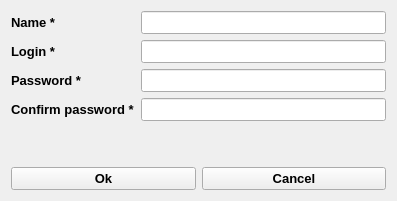
<?xml version="1.0" encoding="UTF-8"?>
<ui version="4.0">
 <class>RegistrationWindow</class>
 <widget class="QWidget" name="RegistrationWindow">
  <property name="geometry">
   <rect>
    <x>0</x>
    <y>0</y>
    <width>397</width>
    <height>201</height>
   </rect>
  </property>
  <property name="font">
   <font>
    <pointsize>10</pointsize>
    <bold>true</bold>
   </font>
  </property>
  <property name="windowTitle">
   <string>Registration Form</string>
  </property>
  <property name="toolTipDuration">
   <number>-1</number>
  </property>
  <layout class="QVBoxLayout" name="verticalLayout">
   <item>
    <layout class="QFormLayout" name="formLayout">
     <item row="0" column="0">
      <widget class="QLabel" name="label">
       <property name="text">
        <string>Name *</string>
       </property>
      </widget>
     </item>
     <item row="0" column="1">
      <widget class="QLineEdit" name="nameEdit">
       <property name="font">
        <font>
         <pointsize>10</pointsize>
         <bold>false</bold>
        </font>
       </property>
       <property name="toolTip">
        <string>&lt;html&gt;&lt;head/&gt;&lt;body&gt;&lt;p align=&quot;center&quot;&gt;&lt;span style=&quot; color:#aa007f;&quot;&gt;Characters [a-z,A-Z] &lt;/span&gt;&lt;/p&gt;&lt;/body&gt;&lt;/html&gt;</string>
       </property>
      </widget>
     </item>
     <item row="1" column="0">
      <widget class="QLabel" name="label_2">
       <property name="text">
        <string>Login *</string>
       </property>
      </widget>
     </item>
     <item row="1" column="1">
      <widget class="QLineEdit" name="loginEdit">
       <property name="font">
        <font>
         <pointsize>10</pointsize>
         <bold>false</bold>
        </font>
       </property>
       <property name="toolTip">
        <string>&lt;html&gt;&lt;head/&gt;&lt;body&gt;&lt;p align=&quot;center&quot;&gt;&lt;span style=&quot; color:#aa007f;&quot;&gt;From 6 to 10 characters [a-z,A-Z,0-9,_] &lt;/span&gt;&lt;/p&gt;&lt;/body&gt;&lt;/html&gt;</string>
       </property>
       <property name="toolTipDuration">
        <number>-1</number>
       </property>
      </widget>
     </item>
     <item row="2" column="0">
      <widget class="QLabel" name="label_3">
       <property name="text">
        <string>Password *</string>
       </property>
      </widget>
     </item>
     <item row="2" column="1">
      <widget class="QLineEdit" name="passwordEdit">
       <property name="font">
        <font>
         <pointsize>10</pointsize>
         <bold>false</bold>
        </font>
       </property>
       <property name="toolTip">
        <string>&lt;html&gt;&lt;head/&gt;&lt;body&gt;&lt;p align=&quot;center&quot;&gt;&lt;span style=&quot; color:#aa007f;&quot;&gt;From 6 to 10 characters [a-z,A-Z,0-9,_] &lt;/span&gt;&lt;/p&gt;&lt;/body&gt;&lt;/html&gt;</string>
       </property>
       <property name="toolTipDuration">
        <number>-1</number>
       </property>
       <property name="echoMode">
        <enum>QLineEdit::Password</enum>
       </property>
      </widget>
     </item>
     <item row="3" column="0">
      <widget class="QLabel" name="label_4">
       <property name="text">
        <string>Confirm password *</string>
       </property>
      </widget>
     </item>
     <item row="3" column="1">
      <widget class="QLineEdit" name="confirmPasswordEdit">
       <property name="font">
        <font>
         <pointsize>10</pointsize>
         <bold>false</bold>
        </font>
       </property>
       <property name="text">
        <string/>
       </property>
       <property name="echoMode">
        <enum>QLineEdit::Password</enum>
       </property>
      </widget>
     </item>
    </layout>
   </item>
   <item>
    <widget class="QLabel" name="registrationResultLabel">
     <property name="font">
      <font>
       <pointsize>10</pointsize>
       <bold>false</bold>
      </font>
     </property>
     <property name="text">
      <string/>
     </property>
     <property name="alignment">
      <set>Qt::AlignCenter</set>
     </property>
    </widget>
   </item>
   <item>
    <spacer name="verticalSpacer">
     <property name="orientation">
      <enum>Qt::Vertical</enum>
     </property>
     <property name="sizeHint" stdset="0">
      <size>
       <width>20</width>
       <height>13</height>
      </size>
     </property>
    </spacer>
   </item>
   <item>
    <layout class="QHBoxLayout" name="horizontalLayout">
     <item>
      <widget class="QPushButton" name="okButton">
       <property name="text">
        <string>Ok</string>
       </property>
      </widget>
     </item>
     <item>
      <widget class="QPushButton" name="cancelButton">
       <property name="text">
        <string>Cancel</string>
       </property>
      </widget>
     </item>
    </layout>
   </item>
  </layout>
 </widget>
 <resources/>
 <connections/>
</ui>
